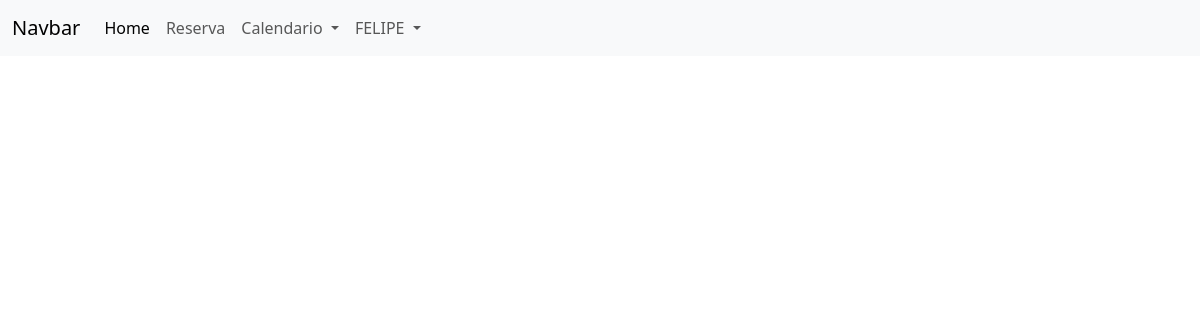
Page /Bin/test_search.php?busca=TESTE RESERVA (signed in) on the earlier database version.
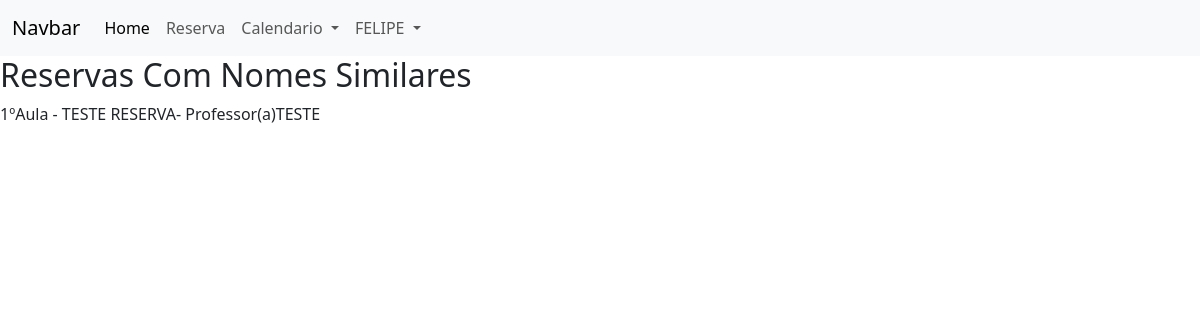
Same page on the later database version.
### tables this page shows
CREATE TABLE `reserva` (
  `res_cod` int(11) NOT NULL,
  `res_desc` varchar(200) DEFAULT NULL,
  `res_aula` int(11) NOT NULL,
  `res_data` date NOT NULL,
  `res_dataRes` datetime NOT NULL,
  `res_isActive` bit(1) NOT NULL,
  `lab_cod` int(11) NOT NULL,
  `prof_cod` int(11) DEFAULT NULL
);

CREATE TABLE `professor` (
  `prof_cod` int(11) NOT NULL,
  `prof_nome` varchar(40) NOT NULL,
  `prof_senha` varchar(20) NOT NULL,
  `prof_cargo` varchar(10) NOT NULL,
  `prof_isActive` bit(1) NOT NULL
);

### Bin/test_search.php (the view, shortened to what this page needs)
<?php
include_once ("navbar.php");
if(isset($_GET['busca'])){
    $busca=strtoupper($_GET['busca']);
    $slq_reserva = mysqli_query($conexao, "SELECT r.res_aula as aula,r.res_desc as descr,r.res_isActive as active, p.prof_nome as prof FROM reserva as r INNER JOIN professor as p on r.prof_cod=p.prof_cod INNER JOIN laboratorio as l on r.lab_cod=l.lab_cod WHERE r.res_desc like '%".$busca."%' ORDER BY r.res_aula ASC");
    $quant = $slq_reserva->num_rows;
    if($quant >= 1){
        echo '<h2>Reservas Com Nomes Similares</h2>';
        while ($reserva = mysqli_fetch_array($slq_reserva)) {
        echo '<a class="list-group-item list-group-item-action">1ºAula - '.$reserva['descr'].'- Professor(a)'.$reserva['prof'].'</a>';
        }
    }
}
?>

Differences in the rows shown:
added reserva: res_desc "TESTE RESERVA", prof_cod.prof_nome "TESTE"
Other differences:
text now shown: "Reservas Com Nomes Similares"
